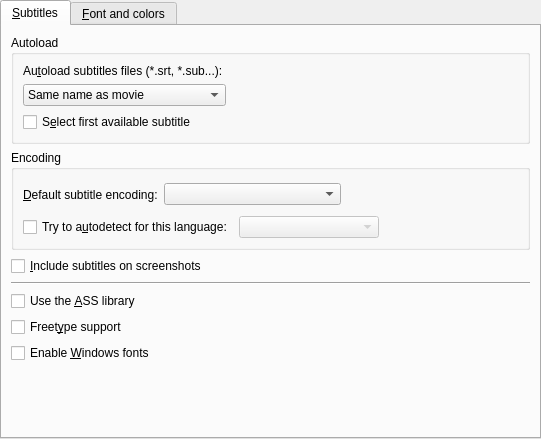
<?xml version="1.0" encoding="UTF-8"?>
<ui version="4.0">
 <class>Gui::Pref::TSubtitles</class>
 <widget class="QWidget" name="Gui::Pref::TSubtitles">
  <property name="geometry">
   <rect>
    <x>0</x>
    <y>0</y>
    <width>541</width>
    <height>439</height>
   </rect>
  </property>
  <property name="windowTitle">
   <string/>
  </property>
  <layout class="QVBoxLayout">
   <property name="margin">
    <number>0</number>
   </property>
   <item>
    <widget class="QTabWidget" name="subtitles_tab">
     <property name="enabled">
      <bool>true</bool>
     </property>
     <property name="currentIndex">
      <number>0</number>
     </property>
     <widget class="QWidget" name="tab1">
      <attribute name="title">
       <string>&amp;Subtitles</string>
      </attribute>
      <layout class="QVBoxLayout">
       <property name="spacing">
        <number>6</number>
       </property>
       <item>
        <widget class="QGroupBox" name="groupBox">
         <property name="title">
          <string>Autoload</string>
         </property>
         <layout class="QGridLayout">
          <property name="margin">
           <number>9</number>
          </property>
          <property name="spacing">
           <number>6</number>
          </property>
          <item row="0" column="0">
           <widget class="QLabel" name="textLabel5">
            <property name="text">
             <string>Au&amp;toload subtitles files (*.srt, *.sub...):</string>
            </property>
            <property name="wordWrap">
             <bool>false</bool>
            </property>
            <property name="buddy">
             <cstring>font_autoload_combo</cstring>
            </property>
           </widget>
          </item>
          <item row="2" column="0" colspan="2">
           <widget class="QCheckBox" name="select_first_sub_check">
            <property name="text">
             <string>S&amp;elect first available subtitle</string>
            </property>
           </widget>
          </item>
          <item row="1" column="0">
           <widget class="QComboBox" name="font_autoload_combo">
            <item>
             <property name="text">
              <string>Same name as movie</string>
             </property>
            </item>
            <item>
             <property name="text">
              <string>All subs containing movie name</string>
             </property>
            </item>
            <item>
             <property name="text">
              <string>All subs in directory</string>
             </property>
            </item>
           </widget>
          </item>
          <item row="1" column="1">
           <spacer>
            <property name="orientation">
             <enum>Qt::Horizontal</enum>
            </property>
            <property name="sizeType">
             <enum>QSizePolicy::Expanding</enum>
            </property>
            <property name="sizeHint" stdset="0">
             <size>
              <width>131</width>
              <height>21</height>
             </size>
            </property>
           </spacer>
          </item>
         </layout>
        </widget>
       </item>
       <item>
        <widget class="QGroupBox" name="groupBox_3">
         <property name="title">
          <string>Encoding</string>
         </property>
         <layout class="QVBoxLayout">
          <item>
           <layout class="QHBoxLayout">
            <property name="spacing">
             <number>6</number>
            </property>
            <property name="margin">
             <number>0</number>
            </property>
            <item>
             <widget class="QLabel" name="textLabel4">
              <property name="text">
               <string>&amp;Default subtitle encoding:</string>
              </property>
              <property name="wordWrap">
               <bool>false</bool>
              </property>
              <property name="buddy">
               <cstring>font_encoding_combo</cstring>
              </property>
             </widget>
            </item>
            <item>
             <widget class="QComboBox" name="font_encoding_combo">
              <property name="sizePolicy">
               <sizepolicy hsizetype="Expanding" vsizetype="Fixed">
                <horstretch>0</horstretch>
                <verstretch>0</verstretch>
               </sizepolicy>
              </property>
              <property name="editable">
               <bool>false</bool>
              </property>
             </widget>
            </item>
            <item>
             <spacer>
              <property name="orientation">
               <enum>Qt::Horizontal</enum>
              </property>
              <property name="sizeType">
               <enum>QSizePolicy::Expanding</enum>
              </property>
              <property name="sizeHint" stdset="0">
               <size>
                <width>161</width>
                <height>31</height>
               </size>
              </property>
             </spacer>
            </item>
           </layout>
          </item>
          <item>
           <layout class="QHBoxLayout">
            <property name="bottomMargin">
             <number>0</number>
            </property>
            <item>
             <widget class="QCheckBox" name="use_enca_check">
              <property name="text">
               <string>Try to a&amp;utodetect for this language:</string>
              </property>
             </widget>
            </item>
            <item>
             <widget class="QComboBox" name="enca_lang_combo">
              <property name="enabled">
               <bool>false</bool>
              </property>
              <property name="sizePolicy">
               <sizepolicy hsizetype="Expanding" vsizetype="Fixed">
                <horstretch>0</horstretch>
                <verstretch>0</verstretch>
               </sizepolicy>
              </property>
             </widget>
            </item>
            <item>
             <spacer>
              <property name="orientation">
               <enum>Qt::Horizontal</enum>
              </property>
              <property name="sizeHint" stdset="0">
               <size>
                <width>40</width>
                <height>20</height>
               </size>
              </property>
             </spacer>
            </item>
           </layout>
          </item>
         </layout>
        </widget>
       </item>
       <item>
        <widget class="QCheckBox" name="subtitles_on_screeshots_check">
         <property name="text">
          <string>&amp;Include subtitles on screenshots</string>
         </property>
        </widget>
       </item>
       <item>
        <widget class="Line" name="line">
         <property name="sizePolicy">
          <sizepolicy hsizetype="Expanding" vsizetype="Fixed">
           <horstretch>0</horstretch>
           <verstretch>0</verstretch>
          </sizepolicy>
         </property>
         <property name="orientation">
          <enum>Qt::Horizontal</enum>
         </property>
        </widget>
       </item>
       <item>
        <widget class="QCheckBox" name="use_ass_check">
         <property name="text">
          <string>Use the &amp;ASS library</string>
         </property>
        </widget>
       </item>
       <item>
        <widget class="QCheckBox" name="freetype_check">
         <property name="text">
          <string>Freet&amp;ype support</string>
         </property>
        </widget>
       </item>
       <item>
        <widget class="QCheckBox" name="windowsfontdir_check">
         <property name="text">
          <string>Enable &amp;Windows fonts</string>
         </property>
        </widget>
       </item>
       <item>
        <spacer>
         <property name="orientation">
          <enum>Qt::Vertical</enum>
         </property>
         <property name="sizeType">
          <enum>QSizePolicy::Expanding</enum>
         </property>
         <property name="sizeHint" stdset="0">
          <size>
           <width>20</width>
           <height>20</height>
          </size>
         </property>
        </spacer>
       </item>
      </layout>
     </widget>
     <widget class="QWidget" name="tab2">
      <property name="enabled">
       <bool>true</bool>
      </property>
      <attribute name="title">
       <string>&amp;Font and colors</string>
      </attribute>
      <layout class="QGridLayout">
       <item row="1" column="0" colspan="2">
        <widget class="QStackedWidget" name="stackedWidget">
         <property name="sizePolicy">
          <sizepolicy hsizetype="Preferred" vsizetype="Expanding">
           <horstretch>0</horstretch>
           <verstretch>0</verstretch>
          </sizepolicy>
         </property>
         <property name="frameShape">
          <enum>QFrame::StyledPanel</enum>
         </property>
         <property name="frameShadow">
          <enum>QFrame::Sunken</enum>
         </property>
         <property name="currentIndex">
          <number>0</number>
         </property>
         <widget class="QWidget" name="ass_subs">
          <layout class="QVBoxLayout">
           <item>
            <layout class="QHBoxLayout">
             <item>
              <widget class="QLabel" name="ass_scale_label">
               <property name="text">
                <string>Defa&amp;ult scale:</string>
               </property>
               <property name="buddy">
                <cstring>ass_font_scale_spin</cstring>
               </property>
              </widget>
             </item>
             <item>
              <widget class="QDoubleSpinBox" name="ass_font_scale_spin">
               <property name="sizePolicy">
                <sizepolicy hsizetype="Maximum" vsizetype="Fixed">
                 <horstretch>0</horstretch>
                 <verstretch>0</verstretch>
                </sizepolicy>
               </property>
               <property name="maximum">
                <double>100.000000000000000</double>
               </property>
               <property name="singleStep">
                <double>0.200000000000000</double>
               </property>
              </widget>
             </item>
             <item>
              <spacer>
               <property name="orientation">
                <enum>Qt::Horizontal</enum>
               </property>
               <property name="sizeHint" stdset="0">
                <size>
                 <width>121</width>
                 <height>20</height>
                </size>
               </property>
              </spacer>
             </item>
             <item>
              <widget class="QLabel" name="label_11">
               <property name="text">
                <string>&amp;Line spacing:</string>
               </property>
               <property name="buddy">
                <cstring>ass_line_spacing_spin</cstring>
               </property>
              </widget>
             </item>
             <item>
              <widget class="QSpinBox" name="ass_line_spacing_spin">
               <property name="minimum">
                <number>-20</number>
               </property>
               <property name="maximum">
                <number>20</number>
               </property>
              </widget>
             </item>
            </layout>
           </item>
           <item>
            <widget class="QWidget" name="styles_container" native="true">
             <property name="enabled">
              <bool>true</bool>
             </property>
             <layout class="QGridLayout">
              <property name="margin">
               <number>2</number>
              </property>
              <item row="0" column="0">
               <widget class="QGroupBox" name="groupBox_4">
                <property name="title">
                 <string>Font</string>
                </property>
                <layout class="QVBoxLayout">
                 <property name="margin">
                  <number>4</number>
                 </property>
                 <item>
                  <layout class="QHBoxLayout">
                   <item>
                    <widget class="Gui::Pref::TFontComboBox" name="style_font_combo"/>
                   </item>
                  </layout>
                 </item>
                 <item>
                  <layout class="QHBoxLayout">
                   <item>
                    <widget class="QLabel" name="label">
                     <property name="text">
                      <string>Si&amp;ze:</string>
                     </property>
                     <property name="buddy">
                      <cstring>style_size_spin</cstring>
                     </property>
                    </widget>
                   </item>
                   <item>
                    <widget class="QSpinBox" name="style_size_spin">
                     <property name="sizePolicy">
                      <sizepolicy hsizetype="Preferred" vsizetype="Fixed">
                       <horstretch>0</horstretch>
                       <verstretch>0</verstretch>
                      </sizepolicy>
                     </property>
                     <property name="minimum">
                      <number>1</number>
                     </property>
                     <property name="value">
                      <number>10</number>
                     </property>
                    </widget>
                   </item>
                   <item>
                    <spacer>
                     <property name="orientation">
                      <enum>Qt::Horizontal</enum>
                     </property>
                     <property name="sizeType">
                      <enum>QSizePolicy::Preferred</enum>
                     </property>
                     <property name="sizeHint" stdset="0">
                      <size>
                       <width>60</width>
                       <height>20</height>
                      </size>
                     </property>
                    </spacer>
                   </item>
                   <item>
                    <widget class="QCheckBox" name="style_bold_check">
                     <property name="text">
                      <string>Bol&amp;d</string>
                     </property>
                    </widget>
                   </item>
                   <item>
                    <widget class="QCheckBox" name="style_italic_check">
                     <property name="text">
                      <string>&amp;Italic</string>
                     </property>
                    </widget>
                   </item>
                  </layout>
                 </item>
                </layout>
               </widget>
              </item>
              <item row="0" column="1">
               <widget class="QGroupBox" name="groupBox_7">
                <property name="title">
                 <string>Colors</string>
                </property>
                <layout class="QGridLayout">
                 <property name="margin">
                  <number>4</number>
                 </property>
                 <item row="0" column="0">
                  <widget class="QLabel" name="label_2">
                   <property name="text">
                    <string>&amp;Text:</string>
                   </property>
                   <property name="alignment">
                    <set>Qt::AlignRight|Qt::AlignTrailing|Qt::AlignVCenter</set>
                   </property>
                   <property name="buddy">
                    <cstring>style_text_color_button</cstring>
                   </property>
                  </widget>
                 </item>
                 <item row="0" column="1">
                  <widget class="Gui::Pref::TSelectColorButton" name="style_text_color_button">
                   <property name="sizePolicy">
                    <sizepolicy hsizetype="Minimum" vsizetype="Ignored">
                     <horstretch>0</horstretch>
                     <verstretch>0</verstretch>
                    </sizepolicy>
                   </property>
                   <property name="text">
                    <string/>
                   </property>
                  </widget>
                 </item>
                 <item row="1" column="0">
                  <widget class="QLabel" name="label_3">
                   <property name="text">
                    <string>&amp;Border:</string>
                   </property>
                   <property name="alignment">
                    <set>Qt::AlignRight|Qt::AlignTrailing|Qt::AlignVCenter</set>
                   </property>
                   <property name="buddy">
                    <cstring>style_border_color_button</cstring>
                   </property>
                  </widget>
                 </item>
                 <item row="1" column="1">
                  <widget class="Gui::Pref::TSelectColorButton" name="style_border_color_button">
                   <property name="sizePolicy">
                    <sizepolicy hsizetype="Minimum" vsizetype="Ignored">
                     <horstretch>0</horstretch>
                     <verstretch>0</verstretch>
                    </sizepolicy>
                   </property>
                   <property name="text">
                    <string/>
                   </property>
                  </widget>
                 </item>
                 <item row="2" column="0">
                  <widget class="QLabel" name="label_12">
                   <property name="text">
                    <string>Shadow:</string>
                   </property>
                   <property name="alignment">
                    <set>Qt::AlignRight|Qt::AlignTrailing|Qt::AlignVCenter</set>
                   </property>
                  </widget>
                 </item>
                 <item row="2" column="1">
                  <widget class="Gui::Pref::TSelectColorButton" name="style_shadow_color_button">
                   <property name="sizePolicy">
                    <sizepolicy hsizetype="Minimum" vsizetype="Ignored">
                     <horstretch>0</horstretch>
                     <verstretch>0</verstretch>
                    </sizepolicy>
                   </property>
                   <property name="text">
                    <string/>
                   </property>
                  </widget>
                 </item>
                </layout>
               </widget>
              </item>
              <item row="1" column="0">
               <widget class="QGroupBox" name="groupBox_8">
                <property name="title">
                 <string>Margins</string>
                </property>
                <layout class="QGridLayout">
                 <property name="margin">
                  <number>4</number>
                 </property>
                 <item row="0" column="0">
                  <widget class="QLabel" name="label_7">
                   <property name="text">
                    <string>L&amp;eft:</string>
                   </property>
                   <property name="alignment">
                    <set>Qt::AlignRight|Qt::AlignTrailing|Qt::AlignVCenter</set>
                   </property>
                   <property name="buddy">
                    <cstring>style_marginl_spin</cstring>
                   </property>
                  </widget>
                 </item>
                 <item row="0" column="1">
                  <widget class="QSpinBox" name="style_marginl_spin"/>
                 </item>
                 <item row="0" column="2">
                  <widget class="QLabel" name="label_8">
                   <property name="text">
                    <string>&amp;Right:</string>
                   </property>
                   <property name="alignment">
                    <set>Qt::AlignRight|Qt::AlignTrailing|Qt::AlignVCenter</set>
                   </property>
                   <property name="buddy">
                    <cstring>style_marginr_spin</cstring>
                   </property>
                  </widget>
                 </item>
                 <item row="0" column="3">
                  <widget class="QSpinBox" name="style_marginr_spin"/>
                 </item>
                 <item row="1" column="0">
                  <widget class="QLabel" name="label_9">
                   <property name="text">
                    <string>Verti&amp;cal:</string>
                   </property>
                   <property name="alignment">
                    <set>Qt::AlignRight|Qt::AlignTrailing|Qt::AlignVCenter</set>
                   </property>
                   <property name="buddy">
                    <cstring>style_marginv_spin</cstring>
                   </property>
                  </widget>
                 </item>
                 <item row="1" column="1">
                  <widget class="QSpinBox" name="style_marginv_spin"/>
                 </item>
                 <item row="1" column="2" colspan="2">
                  <spacer>
                   <property name="orientation">
                    <enum>Qt::Horizontal</enum>
                   </property>
                   <property name="sizeHint" stdset="0">
                    <size>
                     <width>101</width>
                     <height>25</height>
                    </size>
                   </property>
                  </spacer>
                 </item>
                </layout>
               </widget>
              </item>
              <item row="1" column="1">
               <widget class="QGroupBox" name="groupBox_9">
                <property name="title">
                 <string>Alignment</string>
                </property>
                <layout class="QGridLayout">
                 <property name="margin">
                  <number>4</number>
                 </property>
                 <item row="0" column="0">
                  <widget class="QLabel" name="label_4">
                   <property name="text">
                    <string>&amp;Horizontal:</string>
                   </property>
                   <property name="alignment">
                    <set>Qt::AlignRight|Qt::AlignTrailing|Qt::AlignVCenter</set>
                   </property>
                   <property name="buddy">
                    <cstring>style_alignment_combo</cstring>
                   </property>
                  </widget>
                 </item>
                 <item row="0" column="1">
                  <widget class="QComboBox" name="style_alignment_combo"/>
                 </item>
                 <item row="1" column="0">
                  <widget class="QLabel" name="label_6">
                   <property name="text">
                    <string>&amp;Vertical:</string>
                   </property>
                   <property name="alignment">
                    <set>Qt::AlignRight|Qt::AlignTrailing|Qt::AlignVCenter</set>
                   </property>
                   <property name="buddy">
                    <cstring>style_valignment_combo</cstring>
                   </property>
                  </widget>
                 </item>
                 <item row="1" column="1">
                  <widget class="QComboBox" name="style_valignment_combo"/>
                 </item>
                </layout>
               </widget>
              </item>
              <item row="2" column="0" colspan="2">
               <layout class="QHBoxLayout">
                <item>
                 <widget class="QLabel" name="label_5">
                  <property name="text">
                   <string>Border st&amp;yle:</string>
                  </property>
                  <property name="buddy">
                   <cstring>style_border_style_combo</cstring>
                  </property>
                 </widget>
                </item>
                <item>
                 <widget class="QComboBox" name="style_border_style_combo"/>
                </item>
                <item>
                 <spacer>
                  <property name="orientation">
                   <enum>Qt::Horizontal</enum>
                  </property>
                  <property name="sizeHint" stdset="0">
                   <size>
                    <width>40</width>
                    <height>20</height>
                   </size>
                  </property>
                 </spacer>
                </item>
                <item>
                 <widget class="QLabel" name="style_outline_label">
                  <property name="text">
                   <string>&amp;Outline:</string>
                  </property>
                  <property name="buddy">
                   <cstring>style_outline_spin</cstring>
                  </property>
                 </widget>
                </item>
                <item>
                 <widget class="QDoubleSpinBox" name="style_outline_spin">
                  <property name="maximum">
                   <double>4.000000000000000</double>
                  </property>
                  <property name="singleStep">
                   <double>0.100000000000000</double>
                  </property>
                 </widget>
                </item>
                <item>
                 <widget class="QLabel" name="style_shadow_label">
                  <property name="text">
                   <string>Shado&amp;w:</string>
                  </property>
                  <property name="buddy">
                   <cstring>style_shadow_spin</cstring>
                  </property>
                 </widget>
                </item>
                <item>
                 <widget class="QDoubleSpinBox" name="style_shadow_spin">
                  <property name="maximum">
                   <double>4.000000000000000</double>
                  </property>
                  <property name="singleStep">
                   <double>0.100000000000000</double>
                  </property>
                 </widget>
                </item>
               </layout>
              </item>
             </layout>
            </widget>
           </item>
           <item>
            <widget class="Line" name="line_3">
             <property name="sizePolicy">
              <sizepolicy hsizetype="Expanding" vsizetype="Fixed">
               <horstretch>0</horstretch>
               <verstretch>0</verstretch>
              </sizepolicy>
             </property>
             <property name="orientation">
              <enum>Qt::Horizontal</enum>
             </property>
            </widget>
           </item>
           <item>
            <layout class="QHBoxLayout">
             <item>
              <widget class="QCheckBox" name="force_ass_styles">
               <property name="text">
                <string>A&amp;pply style to ASS files too</string>
               </property>
              </widget>
             </item>
             <item>
              <spacer>
               <property name="orientation">
                <enum>Qt::Horizontal</enum>
               </property>
               <property name="sizeHint" stdset="0">
                <size>
                 <width>40</width>
                 <height>20</height>
                </size>
               </property>
              </spacer>
             </item>
             <item>
              <widget class="QPushButton" name="ass_customize_button">
               <property name="enabled">
                <bool>false</bool>
               </property>
               <property name="text">
                <string>Custo&amp;mize...</string>
               </property>
              </widget>
             </item>
            </layout>
           </item>
           <item>
            <spacer>
             <property name="orientation">
              <enum>Qt::Vertical</enum>
             </property>
             <property name="sizeHint" stdset="0">
              <size>
               <width>497</width>
               <height>16</height>
              </size>
             </property>
            </spacer>
           </item>
          </layout>
         </widget>
        </widget>
       </item>
       <item row="0" column="0">
        <widget class="QCheckBox" name="ass_custom_check">
         <property name="text">
          <string>Use custo&amp;m style</string>
         </property>
        </widget>
       </item>
      </layout>
     </widget>
    </widget>
   </item>
  </layout>
 </widget>
 <customwidgets>
  <customwidget>
   <class>Gui::Pref::TFontComboBox</class>
   <extends>QFontComboBox</extends>
   <header>gui/pref/combobox.h</header>
  </customwidget>
  <customwidget>
   <class>Gui::Pref::TSelectColorButton</class>
   <extends>QPushButton</extends>
   <header>gui/pref/selectcolorbutton.h</header>
  </customwidget>
 </customwidgets>
 <tabstops>
  <tabstop>subtitles_tab</tabstop>
  <tabstop>font_autoload_combo</tabstop>
  <tabstop>select_first_sub_check</tabstop>
  <tabstop>font_encoding_combo</tabstop>
  <tabstop>use_enca_check</tabstop>
  <tabstop>enca_lang_combo</tabstop>
  <tabstop>subtitles_on_screeshots_check</tabstop>
  <tabstop>use_ass_check</tabstop>
  <tabstop>freetype_check</tabstop>
  <tabstop>windowsfontdir_check</tabstop>
  <tabstop>ass_custom_check</tabstop>
  <tabstop>ass_font_scale_spin</tabstop>
  <tabstop>ass_line_spacing_spin</tabstop>
  <tabstop>style_font_combo</tabstop>
  <tabstop>style_size_spin</tabstop>
  <tabstop>style_bold_check</tabstop>
  <tabstop>style_italic_check</tabstop>
  <tabstop>style_text_color_button</tabstop>
  <tabstop>style_border_color_button</tabstop>
  <tabstop>style_shadow_color_button</tabstop>
  <tabstop>style_marginl_spin</tabstop>
  <tabstop>style_marginr_spin</tabstop>
  <tabstop>style_marginv_spin</tabstop>
  <tabstop>style_alignment_combo</tabstop>
  <tabstop>style_valignment_combo</tabstop>
  <tabstop>style_border_style_combo</tabstop>
  <tabstop>style_outline_spin</tabstop>
  <tabstop>style_shadow_spin</tabstop>
  <tabstop>force_ass_styles</tabstop>
  <tabstop>ass_customize_button</tabstop>
 </tabstops>
 <resources/>
 <connections>
  <connection>
   <sender>use_enca_check</sender>
   <signal>toggled(bool)</signal>
   <receiver>enca_lang_combo</receiver>
   <slot>setEnabled(bool)</slot>
   <hints>
    <hint type="sourcelabel">
     <x>118</x>
     <y>245</y>
    </hint>
    <hint type="destinationlabel">
     <x>258</x>
     <y>245</y>
    </hint>
   </hints>
  </connection>
  <connection>
   <sender>force_ass_styles</sender>
   <signal>toggled(bool)</signal>
   <receiver>ass_customize_button</receiver>
   <slot>setEnabled(bool)</slot>
   <hints>
    <hint type="sourcelabel">
     <x>115</x>
     <y>376</y>
    </hint>
    <hint type="destinationlabel">
     <x>474</x>
     <y>377</y>
    </hint>
   </hints>
  </connection>
 </connections>
</ui>
